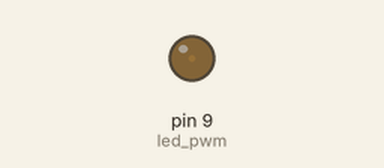
Recording of a sketch running on a simulated Arduino Uno, built with avr-gcc and run on an emulated ATmega328P. Shown: output pins drawn as LEDs (lit = HIGH).

Above: at 0.05 s.
At 0.7 s:
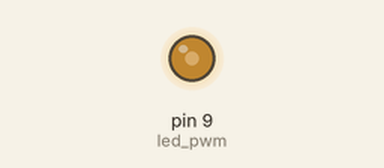
At 1.4 s:
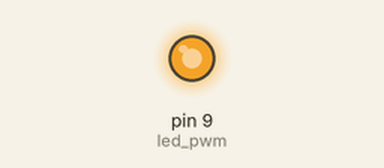
At 2.75 s:
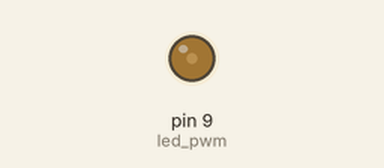
Timing chart, 0 to 7.0 s (numbered marks = the images above):
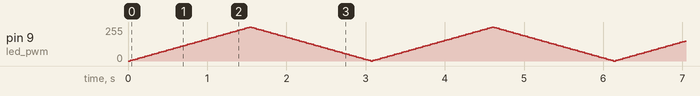

The sketch:

LED_2.ino
```cpp
const int led_pwm = 9; ; // l1번 핀을 pwm출력 핀으로 설정
unsigned long l3, l4; // l3, l4 반복주기 설정
unsigned long interval2 = 30;
int fDir = 0;// led의 상태를 저장할 변수 선언  -> led의 밝기변화가 +,- 인지
int fade = 0;// led의 상태를 저장할 변수 선언  -> led의 밝기정도를 저장하는 변수

void setup() {
  l3 = 0;

}

void loop() {
  l4 = millis();
  if(l4 - l3 >= interval2){
    l3 = l4;
    if(!fDir){ //현재 led가 밝기변화가 +면 밝기 증가, 밝기가 255를 넘게 되면 변화방향 -로 저장
      fade += 5;
      if(fade >= 255){
        fade = 255;
        fDir = 1;
      }
    }else { // 현재 led가 밝기변화가 -면 밝기 감소, 밝기가 0보다 작게되면 변화방향 +로 저장
      fade -= 5;
      if(fade <=0 ){
        fade =0;
        fDir = 0;
      }
    }
    analogWrite(led_pwm, fade); // 상태 변수 fade에 따라 pwm 출
  }
}
```
